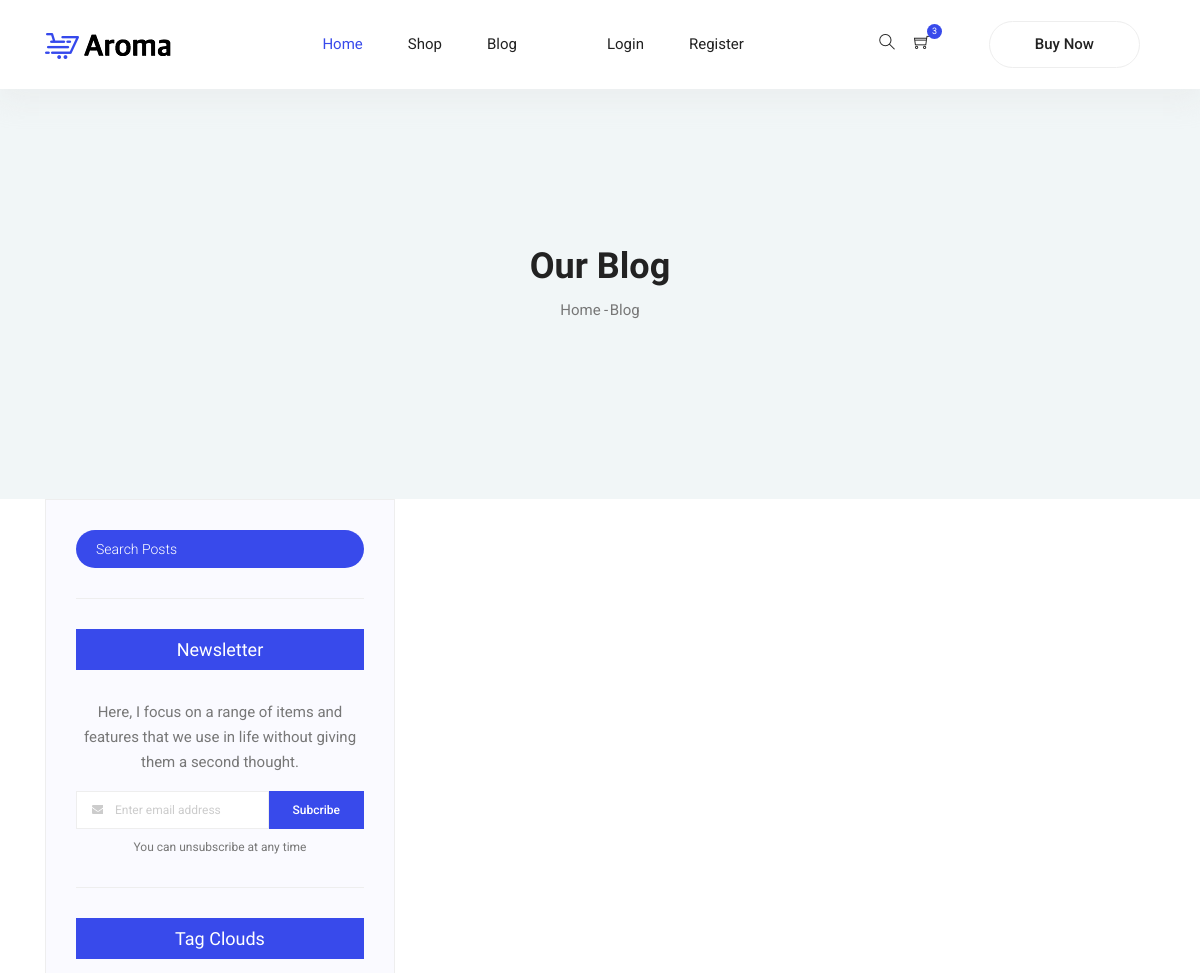
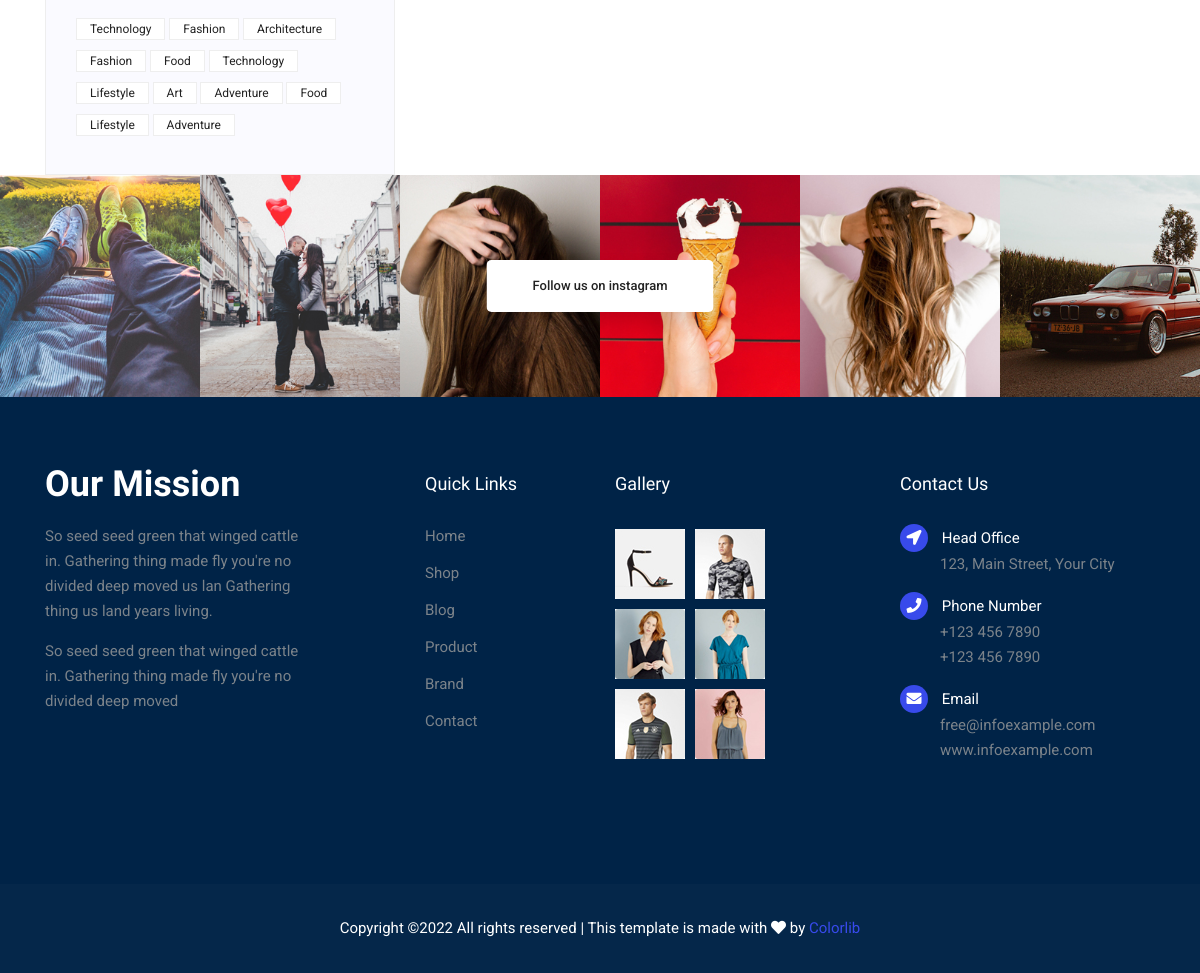
/blog/, run on an earlier commit of the app's database (2 pictures, top to bottom).
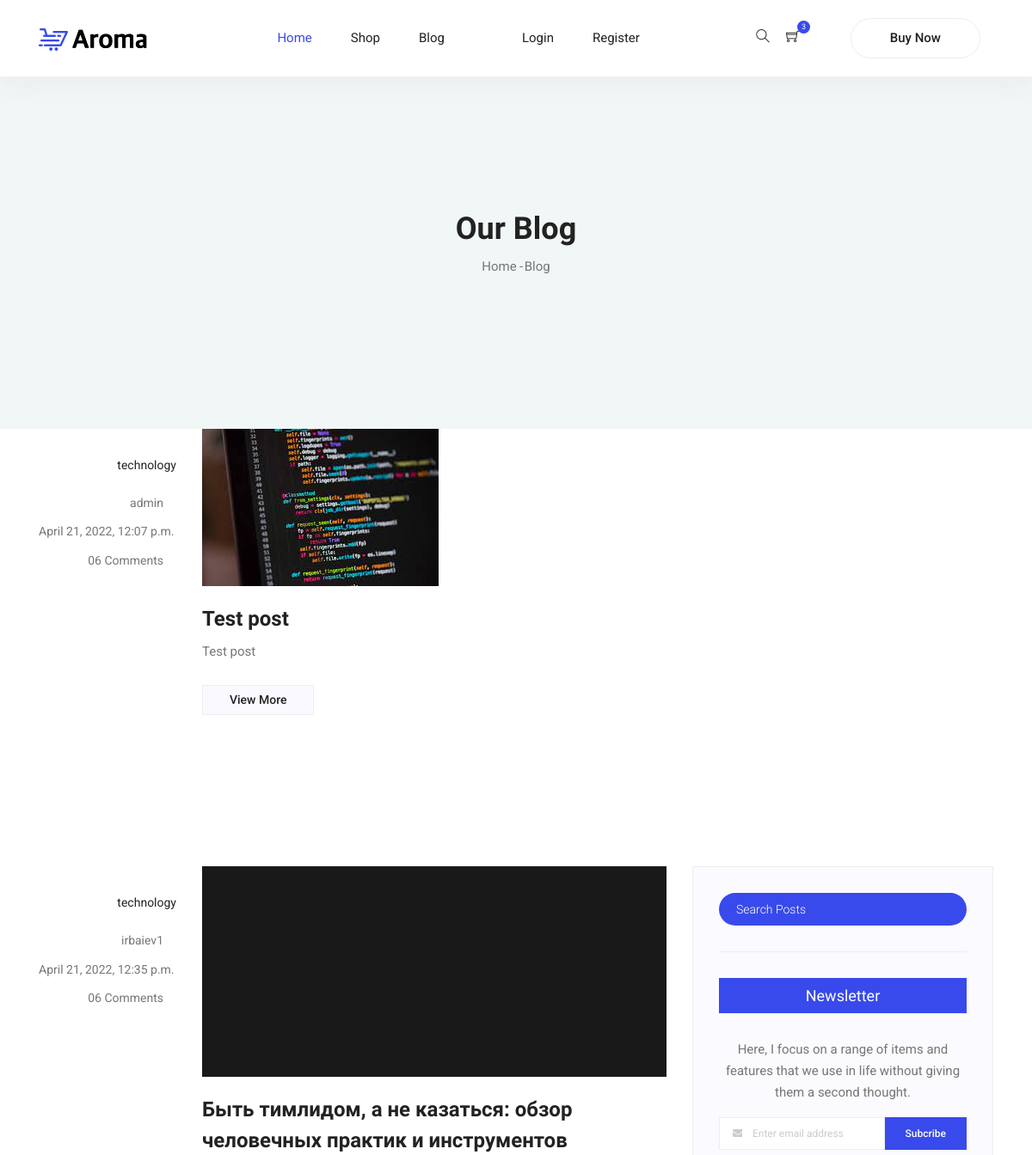
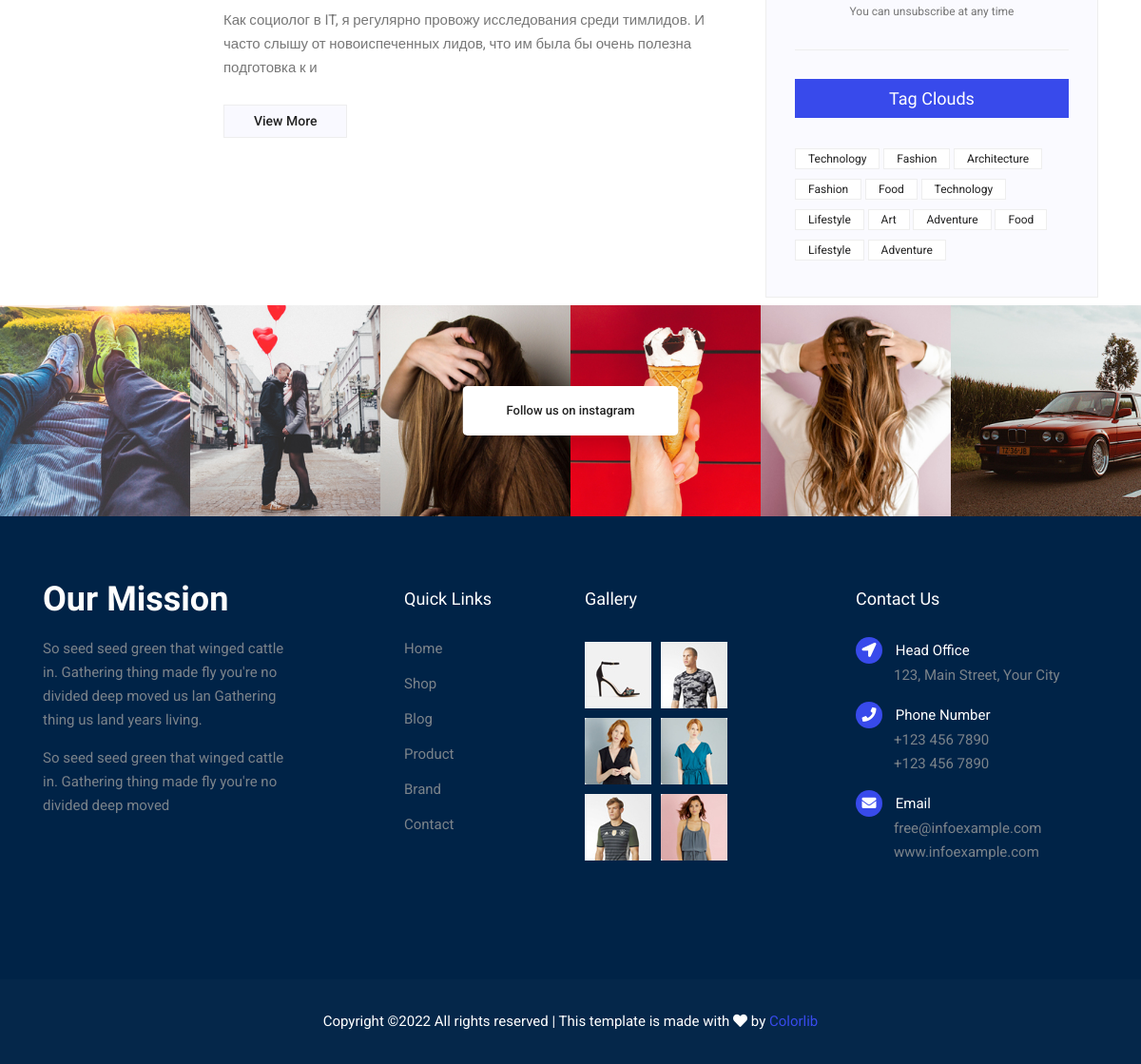
And on a later commit of the database (2 pictures, top to bottom).
### blog/models.py (models this page shows, shortened)
class Blog(models.Model):
    tags_choice = (
        ('all', 'all'), ('technology', 'Technology'), ('food', 'Food'), ('fashion', 'Fashion')
    )
    user = models.ForeignKey(User, on_delete=models.CASCADE)
    title = models.CharField(unique=True, max_length=150, null=False)
    content = models.TextField(null=False)
    tags = models.CharField(default='all', choices=tags_choice, max_length=20)
    published = models.DateTimeField(null = True, default=timezone.now)
    image = models.ImageField(null=True, blank = True, upload_to='./image/blog')

### blog/views.py (the view)
# urls.py: path('', Bloglist.as_view(), name='blog'),
class Bloglist(ListView):
    model = Blog
    template_name = 'blog.html'
    context_object_name = 'blogs'

### templates/blog.html (shortened to what this page needs)
{% extends 'base.html'%}
{% load static %}
{% block content %}
  <section class="blog-banner-area" id="blog">
    <div class="container h-100">
      <div class="blog-banner">
        <div class="text-center">
          <h1>Our Blog</h1>
          <nav aria-label="breadcrumb" class="banner-breadcrumb">
            <ol class="breadcrumb">
              <li class="breadcrumb-item"><a href="#">Home</a></li>
              <li class="breadcrumb-item active" aria-current="page">Blog</li>
            </ol>
          </nav>
        </div>
      </div>
    </div>
  </section>
  <section class="blog_area">
      <div class="container">
          <div class="row">
              {% for blog in blogs %}
              <div class="col-lg-8">
                  <div class="blog_left_sidebar">
                      <article class="row blog_item">
                          <div class="col-md-3">
                              <div class="blog_info text-right">
                                  <div class="post_tag">
                                      <a href="#">{{ blog.tags}}</a>
                                  </div>
                                  <ul class="blog_meta list">
                                      <li>
                                          <a href="#">{{ blog.user }}
                                              <i class="lnr lnr-user"></i>
                                          </a>
                                      </li>
                                      <li>
                                          <a href="#">{{ blog.published}}
                                              <i class="lnr lnr-calendar-full"></i>
                                          </a>
                                      </li>
                                      <li>
                                          <a href="#">06 Comments
                                              <i class="lnr lnr-bubble"></i>
                                          </a>
                                      </li>
                                  </ul>
                              </div>
                          </div>
                          <div class="col-md-9">
                              <div class="blog_post">
                                  <img src="{{ MEDIA_URL }}{{ blog.image.url }}" alt="">
                                  <div class="blog_details">
                                      <a href="{% url 'blog-detail' blog.pk%}">
                                          <h2>{{ blog.title}}</h2>
                                      </a>
                                      <p>{{ blog.content|slice:":150" }}</p>
                                      <a class="button button-blog" href="{% url 'blog-detail' blog.pk%}">View More</a>
                                  </div>
                              </div>
                          </div>
                      </article>
                      <nav class="blog-pagination justify-content-center d-flex">
                          <ul class="pagination">
                              <li class="page-item">
                                  <a href="#" class="page-link" aria-label="Previous">
                                  </a>
                              </li>
                          </ul>
                      </nav>
                  </div>
              </div>
              {% endfor %}
              <div class="col-lg-4">
                  <div class="blog_right_sidebar">
                      <aside class="single_sidebar_widget search_widget">
                          <div class="input-group">
                              <input type="text" class="form-control" placeholder="Search Posts">
                          </div>
                          <div class="br"></div>
                      </aside>
                      <aside class="single-sidebar-widget newsletter_widget">
                          <h4 class="widget_title">Newsletter</h4>
                          <p>
                              Here, I focus on a range of items and features that we use in life without giving them a second thought.
                          </p>
                          <div class="form-group d-flex flex-row">
                              <div class="input-group">
                                  <div class="input-group-prepend">
                                      <div class="input-group-text">
                                          <i class="fa fa-envelope" aria-hidden="true"></i>
                                      </div>
                                  </div>
                                  <input type="text" class="form-control" id="inlineFormInputGroup" placeholder="Enter email address" onfocus="this.placeholder = ''"
                                      onblur="this.placeholder = 'Enter email'">
                              </div>
                              <a href="#" class="bbtns">Subcribe</a>
                          </div>
                          <p class="text-bottom">You can unsubscribe at any time</p>
                          <div class="br"></div>
                      </aside>
                      <aside class="single-sidebar-widget tag_cloud_widget">
                          <h4 class="widget_title">Tag Clouds</h4>
                          <ul class="list">
                              <li>
                                  <a href="#">Technology</a>
                              </li>
                              <li>
                                  <a href="#">Fashion</a>
                              </li>
                              <li>
                                  <a href="#">Architecture</a>
                              </li>
                              <li>
                                  <a href="#">Fashion</a>
                              </li>
                              <li>
                                  <a href="#">Food</a>
                              </li>
                              <li>
                                  <a href="#">Technology</a>
                              </li>
                              <li>
                                  <a href="#">Lifestyle</a>
                              </li>
                              <li>
                                  <a href="#">Art</a>
                              </li>
                              <li>
                                  <a href="#">Adventure</a>
                              </li>
                              <li>
                                  <a href="#">Food</a>
                              </li>
                              <li>
                                  <a href="#">Lifestyle</a>
                              </li>
                              <li>
                                  <a href="#">Adventure</a>
                              </li>
                          </ul>
                      </aside>
                  </div>
              </div>
          </div>
      </div>
  </section>
  <section class="instagram_area">
    <div class="container box_1620">
      <div class="insta_btn">
        <a class="btn theme_btn" href="#">Follow us on instagram</a>
      </div>
      <div class="instagram_image row m0">
        <a href="#"><img src="{% static 'img/instagram/ins-1.jpg'%}" alt=""></a>
        <a href="#"><img src="{% static 'img/instagram/ins-2.jpg'%}" alt=""></a>
        <a href="#"><img src="{% static 'img/instagram/ins-3.jpg'%}" alt=""></a>
        <a href="#"><img src="{% static 'img/instagram/ins-4.jpg'%}" alt=""></a>
        <a href="#"><img src="{% static 'img/instagram/ins-5.jpg'%}" alt=""></a>
        <a href="#"><img src="{% static 'img/instagram/ins-6.jpg'%}" alt=""></a>
      </div>
    </div>
  </section>
{%endblock%}

### templates/base.html (shortened to what this page needs)
{% load static%}
<!DOCTYPE html>
<html lang="en">
<head>
  <link rel="stylesheet" href="{% static 'vendors/bootstrap/bootstrap.min.css'%}">
  <link rel="stylesheet" href="{% static 'vendors/fontawesome/css/all.min.css'%}">
	<link rel="stylesheet" href="{% static 'vendors/themify-icons/themify-icons.css'%}">
  <link rel="stylesheet" href="{% static 'vendors/nice-select/nice-select.css'%}">
  <link rel="stylesheet" href="{% static 'vendors/owl-carousel/owl.theme.default.min.css'%}">
  <link rel="stylesheet" href="{% static 'vendors/owl-carousel/owl.carousel.min.css'%}">
  <link rel="stylesheet" href="{% static 'css/style.css'%}">
</head>
<body>
	<header class="header_area">
    <div class="main_menu">
      <nav class="navbar navbar-expand-lg navbar-light">
        <div class="container">
          <a class="navbar-brand logo_h" href="{% url 'home'%}"><img src="{% static 'img/logo.png'%}" alt=""></a>
          <div class="collapse navbar-collapse offset" id="navbarSupportedContent">
            <ul class="nav navbar-nav menu_nav ml-auto mr-auto">
              <li class="nav-item active"><a class="nav-link" href="{% url 'home'%}">Home</a></li>
              <li class="nav-item submenu dropdown">
                <a href="#" class="nav-link dropdown-toggle" data-toggle="dropdown" role="button" aria-haspopup="true"
                  aria-expanded="false">Shop</a>
							</li>
              <li class="nav-item submenu dropdown">
                 <a class="nav-link" href="{% url 'blog'%}">Blog</a>
							</li>
							<li class="nav-item submenu dropdown">
				{% if user.is_authenticated %}
				<li class="nav-item"><a class="nav-link" href="{% url 'logout'%}">Logout</a></li>
				<li class="nav-item"><a class="nav-link">{{ user.username }}</a></li>
				{% else %}
                  <li class="nav-item"><a class="nav-link" href="{% url 'login'%}">Login</a></li>
                  <li class="nav-item"><a class="nav-link" href="{% url 'singup' %}">Register</a></li>
				{% endif %}
                </ul>
            <ul class="nav-shop">
              <li class="nav-item"><button><i class="ti-search"></i></button></li>
              <li class="nav-item"><button><i class="ti-shopping-cart"></i><span class="nav-shop__circle">3</span></button> </li>
              <li class="nav-item"><a class="button button-header" href="#">Buy Now</a></li>
            </ul>
          </div>
        </div>
      </nav>
    </div>
  </header>
  {%block content%}
  {%endblock%}
	<footer class="footer">
		<div class="footer-area">
			<div class="container">
				<div class="row section_gap">
					<div class="col-lg-3 col-md-6 col-sm-6">
						<div class="single-footer-widget tp_widgets">
							<h4 class="footer_title large_title">Our Mission</h4>
							<p>
								So seed seed green that winged cattle in. Gathering thing made fly you're no
								divided deep moved us lan Gathering thing us land years living.
							</p>
							<p>
								So seed seed green that winged cattle in. Gathering thing made fly you're no divided deep moved
							</p>
						</div>
					</div>
					<div class="offset-lg-1 col-lg-2 col-md-6 col-sm-6">
						<div class="single-footer-widget tp_widgets">
							<h4 class="footer_title">Quick Links</h4>
							<ul class="list">
								<li><a href="#">Home</a></li>
								<li><a href="#">Shop</a></li>
								<li><a href="#">Blog</a></li>
								<li><a href="#">Product</a></li>
								<li><a href="#">Brand</a></li>
								<li><a href="#">Contact</a></li>
							</ul>
						</div>
					</div>
					<div class="col-lg-2 col-md-6 col-sm-6">
						<div class="single-footer-widget instafeed">
							<h4 class="footer_title">Gallery</h4>
							<ul class="list instafeed d-flex flex-wrap">
								<li><img src="{% static 'img/gallery/r1.jpg'%}" alt=""></li>
								<li><img src="{% static 'img/gallery/r2.jpg'%}" alt=""></li>
								<li><img src="{% static 'img/gallery/r3.jpg'%}" alt=""></li>
								<li><img src="{% static 'img/gallery/r5.jpg'%}" alt=""></li>
								<li><img src="{% static 'img/gallery/r7.jpg'%}" alt=""></li>
								<li><img src="{% static 'img/gallery/r8.jpg'%}" alt=""></li>
							</ul>
						</div>
					</div>
					<div class="offset-lg-1 col-lg-3 col-md-6 col-sm-6">
						<div class="single-footer-widget tp_widgets">
							<h4 class="footer_title">Contact Us</h4>
							<div class="ml-40">
								<p class="sm-head">
									<span class="fa fa-location-arrow"></span>
									Head Office
								</p>
								<p>123, Main Street, Your City</p>
								<p class="sm-head">
									<span class="fa fa-phone"></span>
									Phone Number
								</p>
								<p>
									+123 456 7890 <br>
									+123 456 7890
								</p>
								<p class="sm-head">
									<span class="fa fa-envelope"></span>
									Email
								</p>
								<p>
									free@infoexample.com <br>
									www.infoexample.com
								</p>
							</div>
						</div>
					</div>
				</div>
			</div>
		</div>
		<div class="footer-bottom">
			<div class="container">
				<div class="row d-flex">
					<p class="col-lg-12 footer-text text-center">
Copyright &copy;<script>document.write(new Date().getFullYear());</script> All rights reserved | This template is made with <i class="fa fa-heart" aria-hidden="true"></i> by <a href="https://colorlib.com" target="_blank">Colorlib</a>
</p>
				</div>
			</div>
		</div>
	</footer>
</body>
</html>

What changed in the data, as far as the page shows it:
added Blog: tags "technology", user "admin", published "April 21, 2022, 12:07 p.m.", image (picture), title "Test post", content "Test post"
added Blog: tags "technology", user "irbaiev1", published "April 21, 2022, 12:35 p.m.", image (picture), title "Быть тимлидом, а не казаться: обзор человечных практик и инструментов", content "Как социолог в IT, я регулярно провожу исследования среди тимлидов. И часто слышу от новоиспеченных лидов, что им была бы очень полезна подготовка к и"
